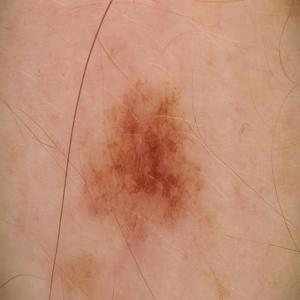
#> input picture dataset/new_dt_belign/melanoma_1003.jpg, 300 x 300 px
$ python -i filtr_for_images.py   (imports and definitions only)   (older library calls are emulated)
#> lines starting #> are read from the running program, lines starting #| are printed output that depends on the picture
#> further down, picture is the input picture: shape (300, 300, 3); mean B, G, R 116.6, 141.3, 193.8
import cv2
import numpy as np

def clahe_fitr(image):
    # image = cv2.imread("paveikslelis.jpg")

    # Konvertuojame į LAB spalvų erdvę
    lab = cv2.cvtColor(image, cv2.COLOR_BGR2LAB)
#> lab: shape (300, 300, 3); mean of channels 0, 1, 2 161.4, 144.9, 149.2

    # Išskaidome į L, A, B kanalus
    l, a, b = cv2.split(lab)
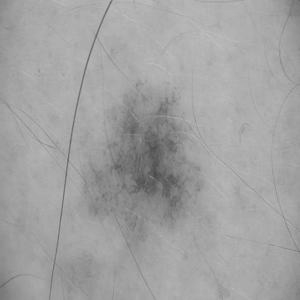
#> l: shape (300, 300); min 73, max 191, mean 161.4
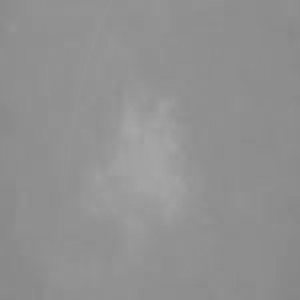
#> a: shape (300, 300); min 134, max 167, mean 144.9

    # Pritaikome CLAHE tik šviesumo kanalui (L)
    clahe = cv2.createCLAHE(clipLimit=3.0, tileGridSize=(8,8))
    l_clahe = clahe.apply(l)
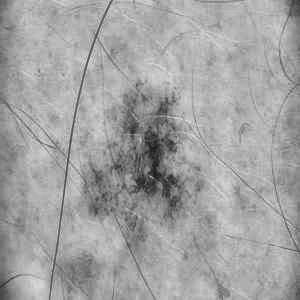
#> l_clahe: shape (300, 300); min 30, max 220, mean 162.3

    # Sujungiame kanalus atgal
    lab_clahe = cv2.merge((l_clahe, a, b))
#> lab_clahe: shape (300, 300, 3); mean of channels 0, 1, 2 162.3, 144.9, 149.2

    # Konvertuojame atgal į BGR formatą
    image_clahe = cv2.cvtColor(lab_clahe, cv2.COLOR_LAB2BGR)
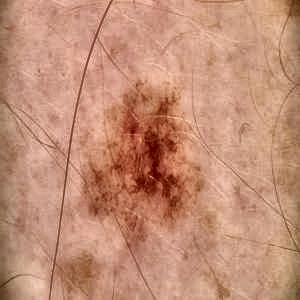
#> image_clahe: shape (300, 300, 3); mean B, G, R 118, 142.7, 195.1
    return image_clahe

def lache_filtr(image):
    # image = cv2.imread("paveikslelis.jpg")

    # Išskaidome į BGR kanalus
    b, g, r = cv2.split(image)

    # Pritaikome Laplacian filtrą kiekvienam kanalui
    laplacian_b = cv2.Laplacian(b, cv2.CV_64F)
    laplacian_g = cv2.Laplacian(g, cv2.CV_64F)
    laplacian_r = cv2.Laplacian(r, cv2.CV_64F)

    # Konvertuojame atgal į uint8
    laplacian_b = np.uint8(np.absolute(laplacian_b))
    laplacian_g = np.uint8(np.absolute(laplacian_g))
    laplacian_r = np.uint8(np.absolute(laplacian_r))

    # Sujungiame atgal į vieną vaizdą
    laplacian_colored = cv2.merge([laplacian_b, laplacian_g, laplacian_r])
    return laplacian_colored


# [20 lines of commented-out code are left out]

>>> import cv2
>>> picture = cv2.imread('../dataset/new_dt_belign/melanoma_1003.jpg')
>>> result = clahe_fitr(picture)

$ run again, on dataset/new_dt_belign/melanoma_1148.jpg
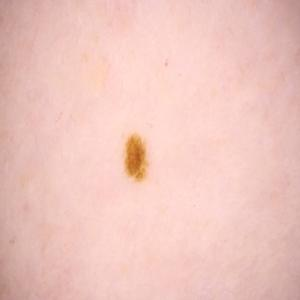
#> input picture dataset/new_dt_belign/melanoma_1148.jpg, 300 x 300 px
#> picture is the input picture: shape (300, 300, 3); mean B, G, R 190.1, 198, 238.6
#> lab: shape (300, 300, 3); mean of channels 0, 1, 2 212.1, 141.3, 137.4
#> in clahe_fitr, `l_clahe = clahe.apply(l)`:
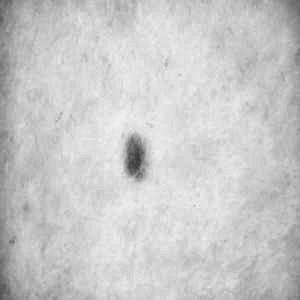
#> l_clahe: shape (300, 300); min 58, max 240, mean 201.6
#> lab_clahe: shape (300, 300, 3); mean of channels 0, 1, 2 201.6, 141.3, 137.4
#> in clahe_fitr, `image_clahe = cv2.cvtColor(lab_clahe, cv2.COLOR_LAB2BGR)`:
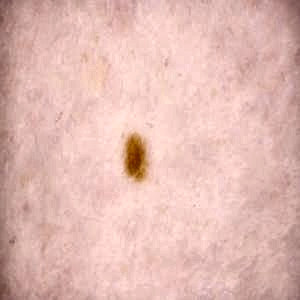
#> image_clahe: shape (300, 300, 3); mean B, G, R 179.2, 187.1, 227.1

$ run again, on dataset/new_dt_belign/melanoma_1152.jpg
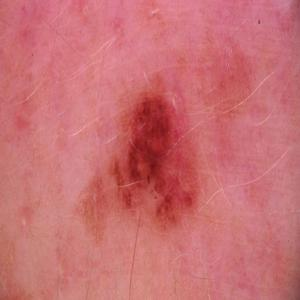
#> input picture dataset/new_dt_belign/melanoma_1152.jpg, 300 x 300 px
#> picture is the input picture: shape (300, 300, 3); mean B, G, R 114.8, 111.2, 201.2
#> lab: shape (300, 300, 3); mean of channels 0, 1, 2 146.2, 163.7, 142.3
#> in clahe_fitr, `l_clahe = clahe.apply(l)`:
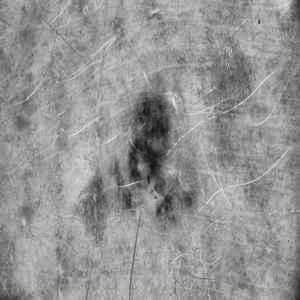
#> l_clahe: shape (300, 300); min 20, max 222, mean 148.1
#> lab_clahe: shape (300, 300, 3); mean of channels 0, 1, 2 148.1, 163.7, 142.3
#> in clahe_fitr, `image_clahe = cv2.cvtColor(lab_clahe, cv2.COLOR_LAB2BGR)`:
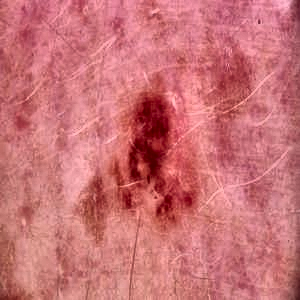
#> image_clahe: shape (300, 300, 3); mean B, G, R 117.1, 113.5, 203.5

$ run again, on dataset/new_dt_belign/melanoma_1344.jpg
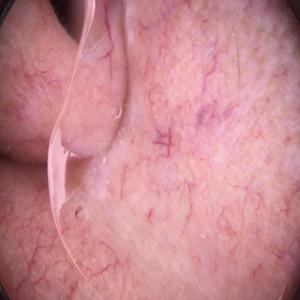
#> input picture dataset/new_dt_belign/melanoma_1344.jpg, 300 x 300 px
#> picture is the input picture: shape (300, 300, 3); mean B, G, R 143.9, 136.3, 199
#> lab: shape (300, 300, 3); mean of channels 0, 1, 2 160.6, 153.1, 133.8
#> in clahe_fitr, `l_clahe = clahe.apply(l)`:
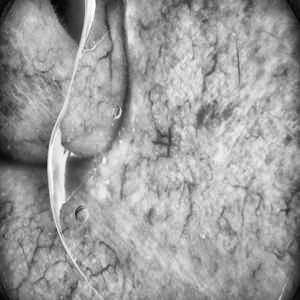
#> l_clahe: shape (300, 300); min 1, max 255, mean 157.3
#> lab_clahe: shape (300, 300, 3); mean of channels 0, 1, 2 157.3, 153.1, 133.8
#> in clahe_fitr, `image_clahe = cv2.cvtColor(lab_clahe, cv2.COLOR_LAB2BGR)`:
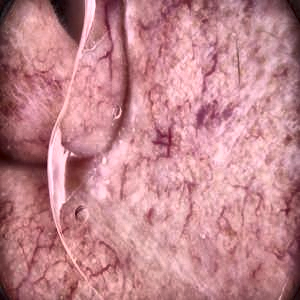
#> image_clahe: shape (300, 300, 3); mean B, G, R 141, 133.3, 195.2
